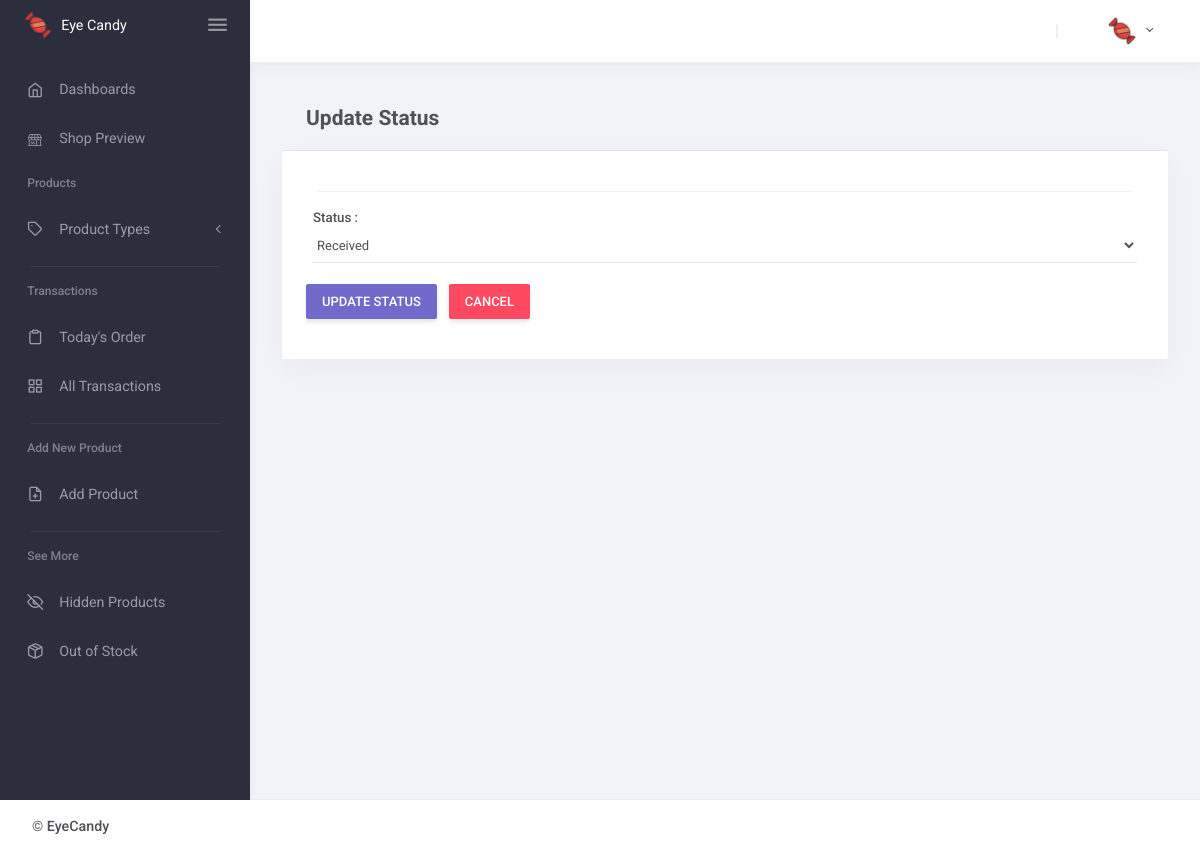
The app's page /index.php/AdminHome/FormUpdateStatus?id=12&status=5, older data.
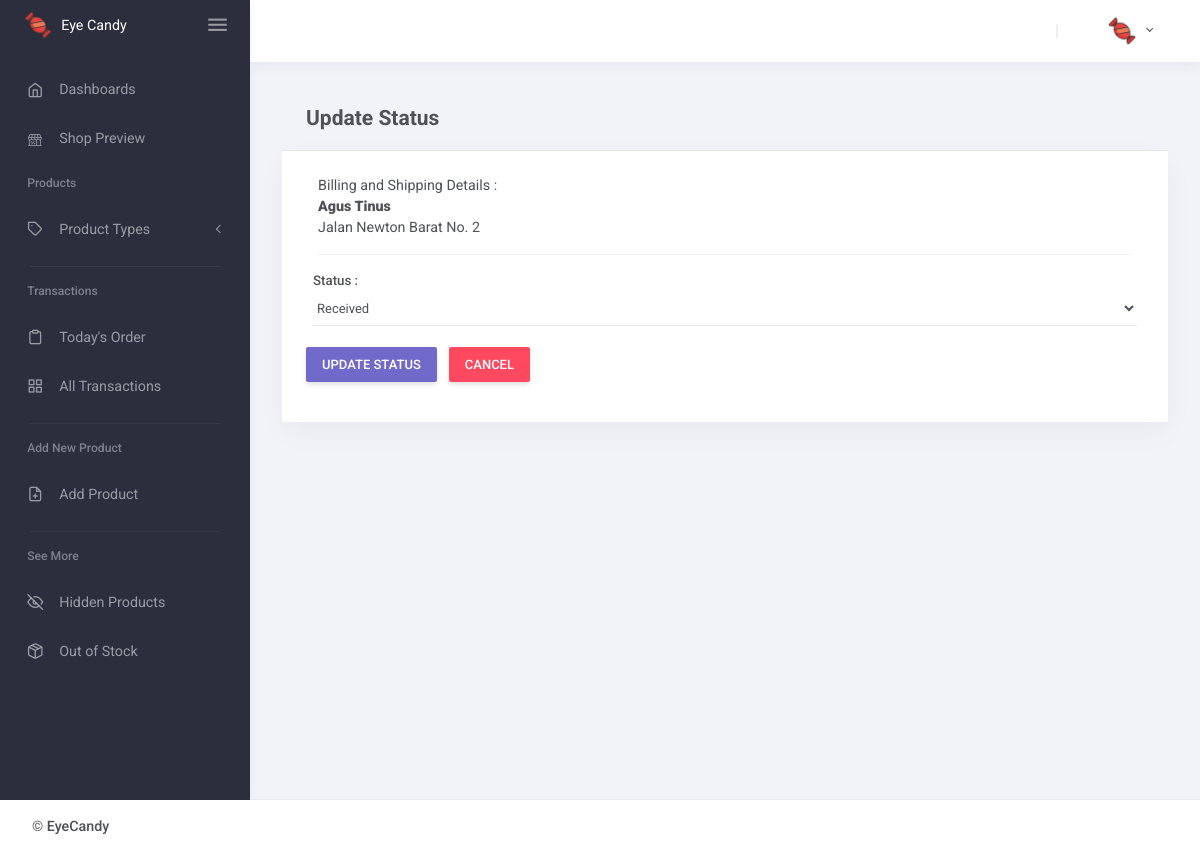
The same page, newer data.
### tables this page shows
CREATE TABLE `transaction_detail` (
  `id_trans` int(11) NOT NULL,
  `email_user` varchar(50) NOT NULL,
  `stats` varchar(10) NOT NULL,
  `trans_date` date NOT NULL,
  `shipping_fee` int(11) NOT NULL
);

CREATE TABLE `ms_users` (
  `email_user` varchar(100) NOT NULL,
  `pass` varchar(50) NOT NULL,
  `name` varchar(100) NOT NULL,
  `address` text NOT NULL,
  `salt` varchar(10) NOT NULL,
  `priv` int(2) NOT NULL,
  `prof_pic` varchar(100) NOT NULL
);

### application/controllers/AdminHome.php (called while the page is built, shortened)
<?php
class AdminHome extends CI_Controller{
	public function __construct(){
        $this->load->model('AdminHome_model');
	}
    public function FormUpdateStatus()
    {
        $id_status = $_GET['status'];
        $data = array(
            'button' => 'Create',
            'status' => $this->AdminHome_model->getStatus(),
            'status_selected' => $this->input->post('status') ? $this->input->post('status') : $id_status,
        );
        $data['shipping']= $this->AdminHome_model->get_shipping($_GET['id']);
        $data['style'] = $this->load->view('include/StyleAdmin', NULL, TRUE);
        $data['script'] = $this->load->view('include/ScriptAdmin', NULL, TRUE);
        $data['header']= $this->load->view('include/HeaderAdmin',NULL,TRUE);
        $data['footer']= $this->load->view('include/FooterAdmin',NULL,TRUE);
        $data['statusbefore'] = $this->AdminHome_model->get_status($_GET['id']);
        $this->load->view('pages/UpdateStatus.php',$data);
    }
}

### index.php (called while the page is built, shortened)
<?php
require_once BASEPATH.'core/CodeIgniter.php';

### application/models/AdminHome_model.php (called while the page is built, shortened)
<?php
class AdminHome_model extends CI_Model{
	function getStatus(){
		$this->db->order_by('status_desc', 'asc');
		$result = $this->db->get('status');
		$dd[''] = 'Please Select';
        if ($result->num_rows() > 0) {
            foreach ($result->result() as $row) {
                $dd[$row->id_status] = $row->status_desc;
            }
		}
        return $dd;
	}
	function get_shipping($id){
		$this->db->select('*, transaction_detail.shipping_fee as shippingfee, sum(transaction_detail.shipping_fee + (quantity*UnitPrice)) as total');
		$this->db->from('transaction_detail');
		$this->db->join('transactions', 'transaction_detail.id_trans = transactions.id_trans');
		$this->db->join('item_colored', 'item_colored.id_item_colored = transactions.id_item_colored');
		$this->db->join('ms_users', 'transaction_detail.email_user = ms_users.email_user');
		$this->db->where('transactions.id_trans',$id);
		$this->db->group_by('transaction_detail.id_trans');
		$query= $this->db->get();
		return $query->result_array();
	}
}
?>

### application/views/pages/UpdateStatus.php (the view, shortened to what this page needs)
<!DOCTYPE html>
<html lang="en">
<head>
    <?php
        echo $style;
    ?>
</head>
<body>
    <?php echo $header; ?>
        <div class="container-fluid flex-grow-1 container-p-y">
            <h4 class="font-weight-bold py-3 mb-0 card-header">Update Status</h4>
            <div class="card mb-4">
                <div class="card-body">
                    <div class="col-12">
                        <div class="panel panel-default height">
                            <?php
                                foreach ($shipping as $row):
                                    $name= $row['name'];
                                    $address= $row['address'];
                            ?>
                            <div class="panel-heading">Billing and Shipping Details : </div>
                            <div class="panel-body">
                                <strong><?= $name?></strong><br>
                                        <?= $address?><br>
                            </div>
                        </div>
                            <?php endforeach;?>
                            <hr>
                    <?php
                        echo form_open_multipart('AdminHome/UpdateStatus');
                        $attribute_label = array(
                            'class' => 'form-label'
                        );
                        echo "<div class='form-row'>";
                                echo form_label('Status  :', ' ',$attribute_label);
                                $statuss = 'class="form-control select2"';
                                echo form_dropdown('status', $status, $status_selected, $statuss);
                        echo "</div>";
                        echo '<br>';
                        echo '<div class="row">';
                            echo '<div class="col-1.5">';
                                echo '<button type="submit" class="btn btn-primary">Update Status</button>';
                            echo '</div>';
                            echo '<div class="col-1">';
                                echo '<a href="'.base_url('index.php/AdminHome/AllTrasactionsView').'" style="margin-right: 20px;" class="btn btn-danger"> Cancel </a>';
                            echo '</div>';
                        echo '</div>';
                        echo form_close();
                    ?>
                </div>
                </div>
            </div>
        </div>
    </div>
    <?php echo $footer; ?>
</body>
</html>

Row changes from the older to the newer data that the page shows:
added transaction_detail: email_user.name "Agus Tinus", email_user.address "Jalan Newton Barat No. 2"
